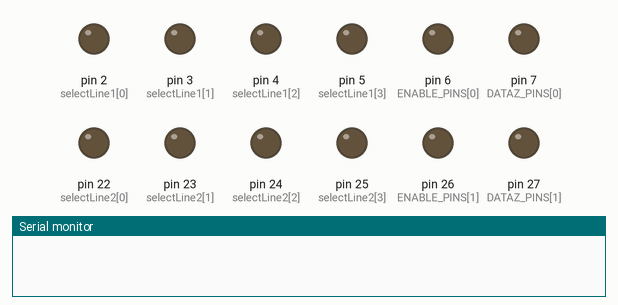
Simulated run of this sketch. Board: Arduino Mega 2560, built with avr-gcc and run on an emulated ATmega2560. Parts: output pins drawn as LEDs (lit = HIGH), the last lines printed to the serial monitor.

Above: at 0.1 s.
At 5.4 s:
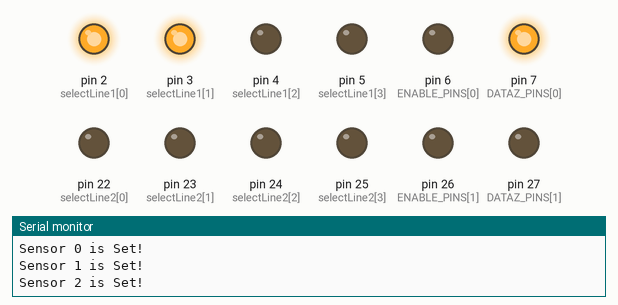
At 9.9 s:
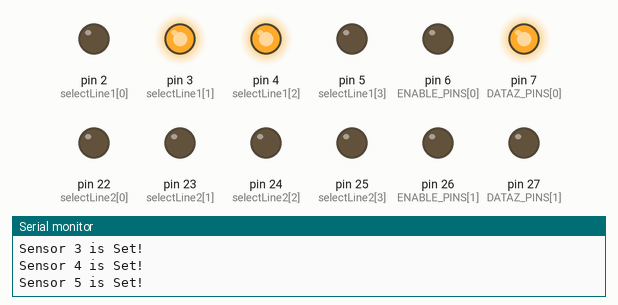
At 18.9 s:
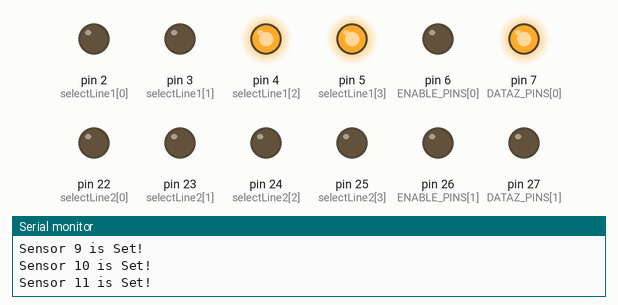
At 27.9 s:
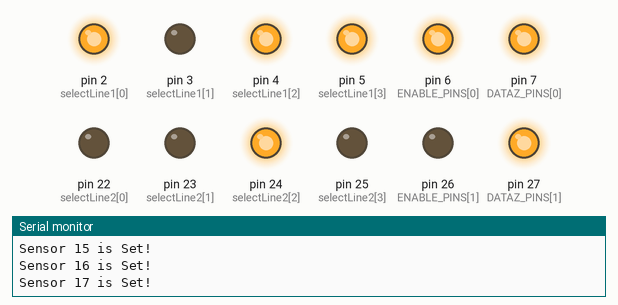
At 38.4 s:
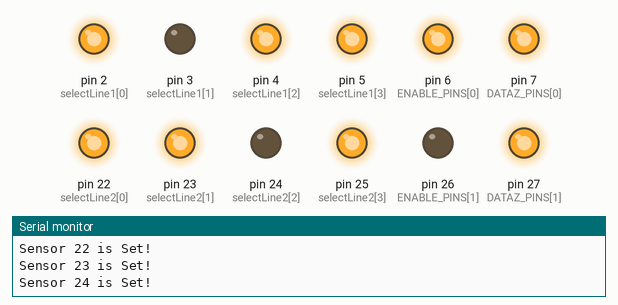
Timing chart, 0 to 40.0 s (numbered marks = the images above):
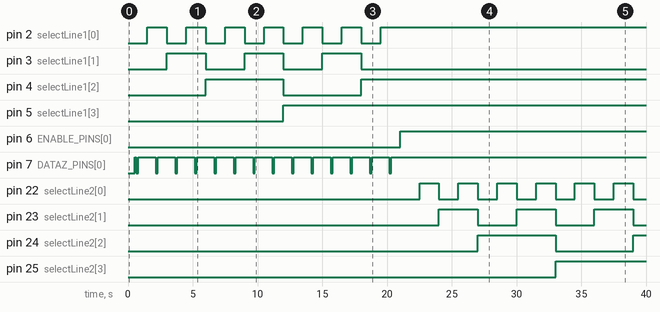

The sketch:

PringlesMain.ino
```cpp
#include <Wire.h>
#include <VL53L0X.h>
#include <ArduinoJson.h>
#include <SoftwareSerial.h>

#define NUMBER_OF_SHELVES 2 // Note: Should not be more than 4
#define ROWS_PER_SHELF 14 // Note: Should not be more than 14
#define RACKNUM "000007"
SoftwareSerial send_to_node(10, 11); // Tx / Rx
int ENABLE_PINS[] = {6, 26, 0, 0}; //TODO : Change 0 to corresponding pin
int DATAZ_PINS[] = {7, 27, 0, 0}; //TODO : Change 0 to corresponding pin
int selectLine1[] = {2 , 3 , 4 , 5}; // for Shelf1
int selectLine2[] = {22 , 23 , 24 , 25}; // For Shelf2
//int selectLine3[] = {22 , 23 , 24 , 25}; // For Shelf3
//int selectLine4[] = {22 , 23 , 24 , 25}; // For Shelf4
String shelf1_ids[] = {"5b312d5b642ab630ee0c80a2","5b312d77642ab6308d459f29","5b312d7f642ab63114e598c1",
    "5b3139d0642ab63b1bb18367","5b3139d9642ab63b08b4a574","5b3139e2642ab63b2ea744ce","5b3139f5642ab63b08b4a583",
    "5b3139fe642ab63b1bb1837f","5b313a07642ab63ad8198995","5b314331642ab64458d269f6","5b31434d642ab6446e936d40",
    "5b314357642ab64448fb8b5e","5b314369642ab643ee85ddbb","5b314375642ab64458d26a42"};

String shelf2_ids[] = {"5b3155c7642ab656c2c1dc83","5b3155cf642ab656c2c1dc8f","5b3155d8642ab656c0c7d79b",
    "5b3155ea642ab656ad38e81f","5b3155f3642ab656f94a7409","5b3155ff642ab656f94a740a","5b315605642ab656ad38e82a",
    "5b315610642ab65699871c5a","5b31561b642ab656e346d70e","5b315625642ab656c0c7d7c7","5b31562b642ab65699871c7c",
    "5b315633642ab65699871c7d","5b315644642ab656f94a7444","5b31564b642ab656ad38e843"};

int shelf3_ids[] = {"","","","","","","","","","","","","",""};
int shelf4_ids[] = {"","","","","","","","","","","","","",""};
VL53L0X sensor1, sensor2, sensor3, sensor4, sensor5, sensor6, sensor7, sensor8, sensor9, sensor10, sensor11, sensor12, sensor13, sensor14,
    sensor15, sensor16, sensor17, sensor18, sensor19, sensor20, sensor21, sensor22, sensor23, sensor24, sensor25, sensor26, sensor27, sensor28,
    sensor29, sensor30, sensor31, sensor32, sensor33, sensor34, sensor35, sensor36, sensor37, sensor38, sensor39, sensor40, sensor41, sensor42,
    sensor43, sensor44, sensor45, sensor46, sensor47, sensor48, sensor49, sensor50, sensor51, sensor52, sensor53, sensor54, sensor55, sensor56;

VL53L0X sensors[] = {
    sensor1, sensor2, sensor3, sensor4, sensor5, sensor6, sensor7, sensor8, sensor9, sensor10, sensor11, sensor12, sensor13, sensor14,
    sensor15, sensor16, sensor17, sensor18, sensor19, sensor20, sensor21, sensor22, sensor23, sensor24, sensor25, sensor26, sensor27, sensor28,
    sensor29, sensor30, sensor31, sensor32, sensor33, sensor34, sensor35, sensor36, sensor37, sensor38, sensor39, sensor40, sensor41, sensor42,
    sensor43, sensor44, sensor45, sensor46, sensor47, sensor48, sensor49, sensor50, sensor51, sensor52, sensor53, sensor54, sensor55, sensor56
  };

void setup() {
  Serial.begin(19200);
  send_to_node.begin(19200);
  Wire.begin();
  for(int i=0;i<4;i++) {
    pinMode(selectLine1[i], OUTPUT);
    pinMode(selectLine2[i], OUTPUT);
    //pinMode(selectLine3[i], OUTPUT);
    //pinMode(selectLine4[i], OUTPUT);
    pinMode(ENABLE_PINS[i], OUTPUT);
    pinMode(DATAZ_PINS[i], OUTPUT);
  }
  int run_count = NUMBER_OF_SHELVES * ROWS_PER_SHELF;
  for(int i=0;i<run_count;i++) {
    if(i < ROWS_PER_SHELF) {
      if(NUMBER_OF_SHELVES >= 1) setSensor(i,sensors[i],1);
    } else if(i >= ROWS_PER_SHELF && i < (ROWS_PER_SHELF*2)) {
      if(NUMBER_OF_SHELVES >= 2) setSensor(i,sensors[i],2);
    } else if(i >= (ROWS_PER_SHELF * 2) && i < (ROWS_PER_SHELF*3)) {
      if(NUMBER_OF_SHELVES >= 3) setSensor(i,sensors[i],3);
    } else if(i >= (ROWS_PER_SHELF*3) && i < (ROWS_PER_SHELF*4)) {
      if(NUMBER_OF_SHELVES >= 4) setSensor(i,sensors[i],4);
    }
    sensors[i].startContinuous();
  }
  scanI2C();
}
void selectMux( int i, int shelf)
{
  int D = 0; int C = 0; int B = 0; int A = 0;
  int rec_num = 0; // This always goes from 0 to 13 if rows per shelf is 14
  if(i < ROWS_PER_SHELF) rec_num = i;
  else if(i >= ROWS_PER_SHELF && i<(ROWS_PER_SHELF*2)) rec_num = i-ROWS_PER_SHELF;
  else if(i >= (ROWS_PER_SHELF*2) && i<(ROWS_PER_SHELF*3)) rec_num = (i-(ROWS_PER_SHELF*2));
  else if(i >= (ROWS_PER_SHELF*3) && i<(ROWS_PER_SHELF*4)) rec_num = (i-(ROWS_PER_SHELF*3));
  for(int i=0;i<4;i++){
    byte outBit = bitRead(rec_num, i);
    if(i==0) A = outBit;
    else if(i==1) B = outBit;
    else if(i==2) C = outBit;
    else D = outBit;
  }

  switch(shelf) {
    case 1:
      digitalWrite(ENABLE_PINS[shelf-1],0);
      digitalWrite(selectLine1[0] ,A);
      digitalWrite(selectLine1[1] ,B);
      digitalWrite(selectLine1[2] ,C);
      digitalWrite(selectLine1[3] ,D);
    break;
    case 2:
      digitalWrite(ENABLE_PINS[shelf-1],0);
      digitalWrite(selectLine2[0] ,A);
      digitalWrite(selectLine2[1] ,B);
      digitalWrite(selectLine2[2] ,C);
      digitalWrite(selectLine2[3] ,D);
    break;
    /*case 3:
      digitalWrite(ENABLE_PINS[shelf-1],0);
      digitalWrite(selectLine3[0] ,A);
      digitalWrite(selectLine3[1] ,B);
      digitalWrite(selectLine3[2] ,C);
      digitalWrite(selectLine3[3] ,D);
    break3
    case 4:
      digitalWrite(ENABLE_PINS[shelf-1],0);
      digitalWrite(selectLine4[0] ,A);
      digitalWrite(selectLine4[1] ,B);
      digitalWrite(selectLine4[2] ,C);
      digitalWrite(selectLine4[3] ,D);
    break;*/
  }
  delay(500);
}
void deselectMux(int shelf)
{
  if(shelf == 1) digitalWrite(ENABLE_PINS[shelf-1],1);
  else if(shelf == 2) digitalWrite(ENABLE_PINS[shelf-1],1);
  //else if(shelf == 3) digitalWrite(ENABLE_PINS[shelf-1],1);
  //else if(shelf == 4) digitalWrite(ENABLE_PINS[shelf-1],1);
}
void setSensor(int i, VL53L0X sensor,int shelf)
{
    uint8_t addr = i;
    selectMux(i, shelf);
    ResetSensor(shelf);
    sensor.init(true);       // Initiallize sensor with address
    sensor.setTimeout(500);
    delay(100);
    sensor.setAddress(addr);  // I2c address of device
    delay(100);
    deselectMux(shelf);
    String msg = "Sensor ";
    msg = msg + i;
    msg = msg + " is Set!";
    Serial.println(msg);
}
void ResetSensor(int shelf)
{
    digitalWrite(DATAZ_PINS[shelf-1],HIGH);   // Make XSHUT = HIGH
    delay(150);

  // Make XSHUT = LOW for 150ms
    digitalWrite(DATAZ_PINS[shelf-1], LOW);
    delay(150);
    digitalWrite(DATAZ_PINS[shelf-1],HIGH);     // Make XSHUT = HIGH
    delay(500);
}
int* byteToArray(byte in){
  int i, temp, out[8];
  for(i=0; i<8; i++){
    temp = (in >> i) & 1;
    if(temp == 0) temp = -1;
    out[i] = temp;
  }
  return out;
}
void scanI2C() {
Serial.println ("\n\t I2C scanner. Scanning ...");
byte count = 0;
  for (byte i = 1; i < 120; i++)
  {
    Wire.beginTransmission (i);
    if (Wire.endTransmission () == 0)
    {
      Serial.print ("Found address: ");
      Serial.print (i, DEC);
      Serial.print (" (0x");
      Serial.print (i, HEX);
      Serial.println (")");
      count++;
      delay (1);  // maybe unneeded?
    } // end of good response
  }
}
void loop() {
  int run_count = NUMBER_OF_SHELVES * ROWS_PER_SHELF;
  int values[run_count];
  for(int i=0;i<run_count;i++) {
    values[i] = sensors[i].readRangeContinuousMillimeters();
  }
  for(int i=1;i<=NUMBER_OF_SHELVES;i++) {
    StaticJsonBuffer<1024> jsonBuffer;
    JsonObject& root = jsonBuffer.createObject();
    root["racknum"] = RACKNUM;
    String shelfname = "shelf";
    shelfname = shelfname + i;
    JsonArray& rows = root.createNestedArray(shelfname);
    for(int j=0;j<=ROWS_PER_SHELF;j++) {
      JsonObject& row = jsonBuffer.createObject();
      String rownum = "row";
      int a = j+1;
      rownum = rownum + a;
      row["rownum"] = rownum;
      row["value"] = values[i];
      if(i==0) row["id"] = shelf1_ids[j];
      if(i==1) row["id"] = shelf2_ids[j];
      //if(i==2) row["id"] = shelf3_ids[j];
      //if(i==3) row["id"] = shelf4_ids[j];
      rows.add(row);
    }
    root.prettyPrintTo(Serial);
    Serial.println();
  }
  delay(60000);
}
```

Measured:
- by itself, pin 2 (selectLine1[0]): alternates HIGH for 1.5 s and LOW for 1.5 s, 13 changes in all, then stays HIGH
- by itself, pin 3 (selectLine1[1]): alternates HIGH for 3.0 s and LOW for 3.0 s, 6 changes in all, then stays LOW
- by itself, pin 4 (selectLine1[2]): LOW → HIGH at 6.0 s, → LOW 6.0 s later, → HIGH 6.0 s later
- by itself, pin 5 (selectLine1[3]): LOW → HIGH at 12.0 s
- by itself, pin 6 (ENABLE_PINS[0]): LOW → HIGH at 21.0 s
- by itself, pin 7 (DATAZ_PINS[0]): repeats every 1.5 s: LOW 0.15 s, HIGH 1.4 s, until it stays HIGH from 20.3 s
- by itself, pin 22 (selectLine2[0]): LOW → HIGH at 22.5 s, → LOW 1.5 s later, → HIGH 1.5 s later, → LOW 1.5 s later, … (12 changes in this stretch)
- by itself, pin 23 (selectLine2[1]): LOW → HIGH at 24.0 s, → LOW 3.0 s later, → HIGH 3.0 s later, → LOW 3.0 s later, … (6 changes in this stretch)
